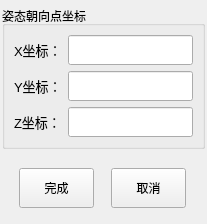
      <widget class="QWidget" name="page_6">
       <layout class="QGridLayout" name="gridLayout_9">
        <property name="leftMargin">
         <number>2</number>
        </property>
        <property name="topMargin">
         <number>6</number>
        </property>
        <property name="rightMargin">
         <number>2</number>
        </property>
        <property name="spacing">
         <number>0</number>
        </property>
        <item row="0" column="0">
         <widget class="QGroupBox" name="groupBox_8">
          <property name="sizePolicy">
           <sizepolicy hsizetype="Expanding" vsizetype="Expanding">
            <horstretch>0</horstretch>
            <verstretch>0</verstretch>
           </sizepolicy>
          </property>
          <property name="title">
           <string>姿态朝向点坐标</string>
          </property>
          <layout class="QGridLayout" name="gridLayout_10">
           <item row="0" column="0">
            <widget class="QLabel" name="label_12">
             <property name="minimumSize">
              <size>
               <width>0</width>
               <height>30</height>
              </size>
             </property>
             <property name="maximumSize">
              <size>
               <width>16777215</width>
               <height>30</height>
              </size>
             </property>
             <property name="font">
              <font>
               <pointsize>10</pointsize>
              </font>
             </property>
             <property name="text">
              <string>X坐标：</string>
             </property>
            </widget>
           </item>
           <item row="0" column="1">
            <widget class="QLineEdit" name="lineXEditTxt">
             <property name="minimumSize">
              <size>
               <width>0</width>
               <height>30</height>
              </size>
             </property>
             <property name="maximumSize">
              <size>
               <width>16777215</width>
               <height>30</height>
              </size>
             </property>
             <property name="font">
              <font>
               <pointsize>10</pointsize>
              </font>
             </property>
            </widget>
           </item>
           <item row="1" column="0">
            <widget class="QLabel" name="label_13">
             <property name="minimumSize">
              <size>
               <width>0</width>
               <height>30</height>
              </size>
             </property>
             <property name="maximumSize">
              <size>
               <width>16777215</width>
               <height>30</height>
              </size>
             </property>
             <property name="font">
              <font>
               <pointsize>10</pointsize>
              </font>
             </property>
             <property name="text">
              <string>Y坐标：</string>
             </property>
            </widget>
           </item>
           <item row="1" column="1">
            <widget class="QLineEdit" name="lineYEditTxt">
             <property name="minimumSize">
              <size>
               <width>0</width>
               <height>30</height>
              </size>
             </property>
             <property name="maximumSize">
              <size>
               <width>16777215</width>
               <height>30</height>
              </size>
             </property>
             <property name="font">
              <font>
               <pointsize>10</pointsize>
              </font>
             </property>
            </widget>
           </item>
           <item row="2" column="0">
            <widget class="QLabel" name="label_14">
             <property name="minimumSize">
              <size>
               <width>0</width>
               <height>30</height>
              </size>
             </property>
             <property name="maximumSize">
              <size>
               <width>16777215</width>
               <height>30</height>
              </size>
             </property>
             <property name="font">
              <font>
               <pointsize>10</pointsize>
              </font>
             </property>
             <property name="text">
              <string>Z坐标：</string>
             </property>
            </widget>
           </item>
           <item row="2" column="1">
            <widget class="QLineEdit" name="lineZEditTxt">
             <property name="minimumSize">
              <size>
               <width>0</width>
               <height>30</height>
              </size>
             </property>
             <property name="maximumSize">
              <size>
               <width>16777215</width>
               <height>30</height>
              </size>
             </property>
             <property name="font">
              <font>
               <pointsize>10</pointsize>
              </font>
             </property>
            </widget>
           </item>
          </layout>
         </widget>
        </item>
        <item row="1" column="0">
         <widget class="QLabel" name="label_11">
          <property name="sizePolicy">
           <sizepolicy hsizetype="Expanding" vsizetype="Expanding">
            <horstretch>0</horstretch>
            <verstretch>0</verstretch>
           </sizepolicy>
          </property>
          <property name="text">
           <string/>
          </property>
         </widget>
        </item>
        <item row="2" column="0">
         <widget class="QWidget" name="widget_7" native="true">
          <property name="sizePolicy">
           <sizepolicy hsizetype="Preferred" vsizetype="Expanding">
            <horstretch>0</horstretch>
            <verstretch>0</verstretch>
           </sizepolicy>
          </property>
          <property name="minimumSize">
           <size>
            <width>0</width>
            <height>50</height>
           </size>
          </property>
          <property name="maximumSize">
           <size>
            <width>16777215</width>
            <height>50</height>
           </size>
          </property>
          <layout class="QHBoxLayout" name="horizontalLayout_8">
           <property name="spacing">
            <number>0</number>
           </property>
           <property name="margin">
            <number>0</number>
           </property>
           <item>
            <widget class="QPushButton" name="pushButton_18">
             <property name="minimumSize">
              <size>
               <width>75</width>
               <height>40</height>
              </size>
             </property>
             <property name="maximumSize">
              <size>
               <width>75</width>
               <height>40</height>
              </size>
             </property>
             <property name="text">
              <string>完成</string>
             </property>
            </widget>
           </item>
           <item>
            <widget class="QPushButton" name="pushButton_19">
             <property name="minimumSize">
              <size>
               <width>75</width>
               <height>40</height>
              </size>
             </property>
             <property name="maximumSize">
              <size>
               <width>75</width>
               <height>40</height>
              </size>
             </property>
             <property name="text">
              <string>取消</string>
             </property>
            </widget>
           </item>
          </layout>
         </widget>
        </item>
       </layout>
      </widget>
